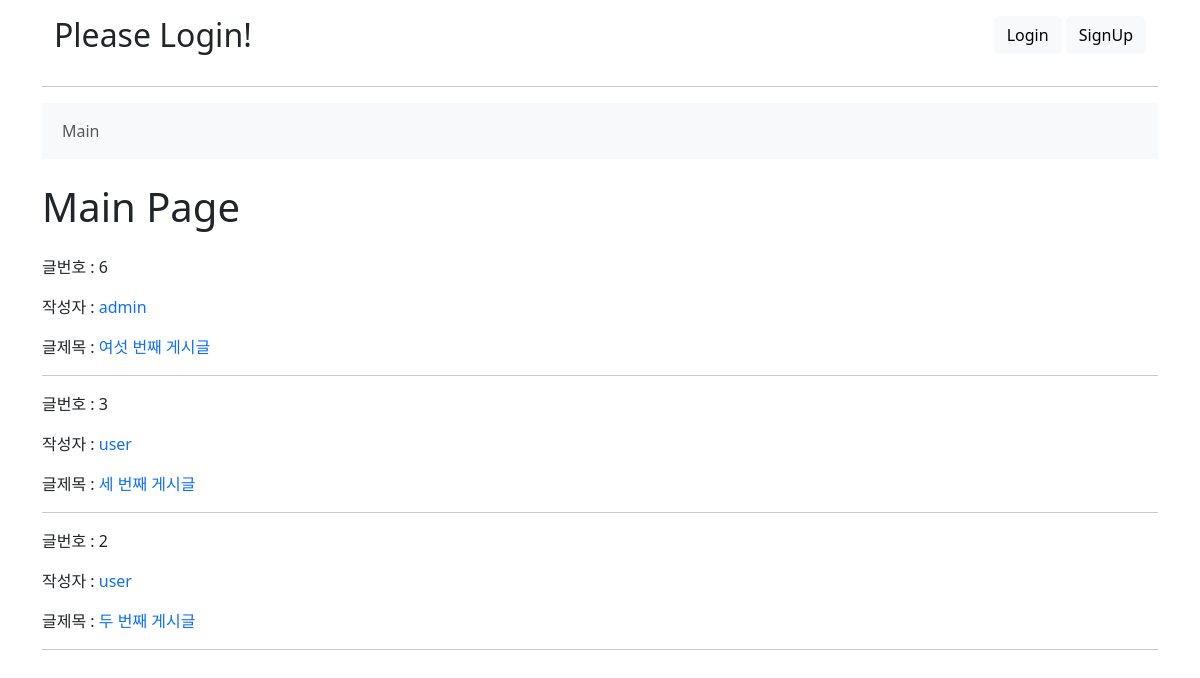
The app's page /boards/ with its own data.
### boards/models.py (models this page shows)
class Board(models.Model):
    author = models.ForeignKey(settings.AUTH_USER_MODEL, on_delete = models.CASCADE)
    like_users = models.ManyToManyField(settings.AUTH_USER_MODEL, related_name='like_boards')
    title = models.CharField(max_length=20)
    content = models.TextField()
    created_at = models.DateTimeField(auto_now_add=True)
    updated_at = models.DateTimeField(auto_now=True)

### accounts/models.py (models this page shows)
class User(AbstractUser):
    followings = models.ManyToManyField('self', symmetrical=False, related_name='followers')

### boards/views.py (the view)
# urls.py: path('', views.index, name="index"),
@require_http_methods(["GET"])
def index(request):
    boards = Board.objects.all().order_by('-created_at')
    context = {
        'boards': boards
    }
    return render(request, 'boards/index.html', context)

### boards/templates/boards/index.html (shortened to what this page needs)
{% extends 'base.html' %}
{% block content %}
<div>
  <div class="d-flex justify-content-between">
    <h1 class="mb-4">Main Page</h1>
  </div>
  <div>
    {% if boards|length == 0 %}No Posts.
    {% else %}
      {% for board in boards %}
        <p>글번호 : {{ board.id }}</p>
        <p>작성자 : <a href="{% url "accounts:profile" board.author.username %}" style="text-decoration: none;">{{board.author.username}}</a></p>
        <p>글제목 : <a href="{% url 'boards:detail' board.id %}" style="text-decoration: none;">{{ board.title }}</a></p>
        <hr>
      {% endfor %}
    {% endif %}
  </div>
</div>
{% endblock content %}

### records on screen
Board: id "6", author.username "admin", title "여섯 번째 게시글"
Board: id "3", author.username "user", title "세 번째 게시글"
Board: id "2", author.username "user", title "두 번째 게시글"
